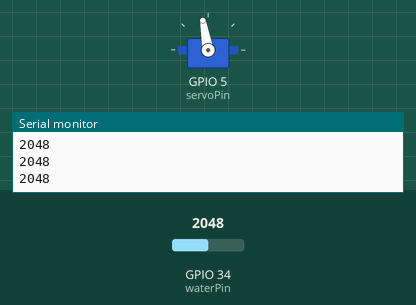
Simulated run of this sketch. Board: ESP32. On the bench: servo, the last lines printed to the serial monitor. The test bench sets the inputs (shaded band); at power-on: GPIO 34 (waterPin) = 2048.

Above: at 1.4 s.
1.5 s: GPIO 34 (waterPin) set to 3267
3.0 s: GPIO 34 (waterPin) set to 3340
At 4.2 s:
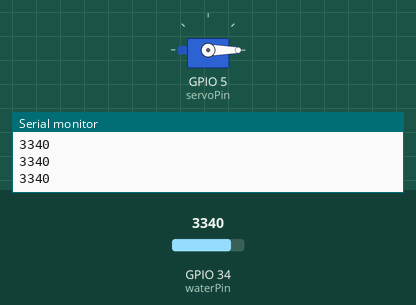
4.5 s: GPIO 34 (waterPin) set to 3260
At 5.6 s:
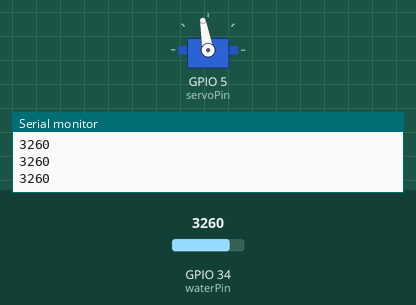
6.1 s: GPIO 34 (waterPin) set to 3603
At 6.8 s:
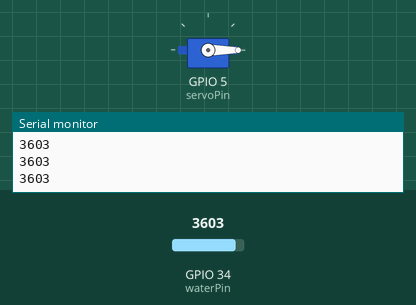
Timing chart, 0 to 8.7 s (numbered marks = the images above; inputs shaded):
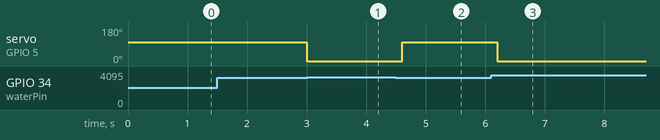

Measured:
- the behaviour switches between 3300 and 3301 on GPIO 34 (waterPin) (found by bisection; images 0 and 1)
- after the input at 3.0 s, servo on GPIO 5 (servoPin): 100° → 0° at once
- after the input at 4.5 s, servo on GPIO 5 (servoPin): 0° → 100° after 0.10 s
- after the input at 6.1 s, servo on GPIO 5 (servoPin): 100° → 0° after 0.11 s

The sketch:

Project_6.2_Auto_window.ino
```cpp
/*
  Keyes
  Auto_window
  www.keyes-robot.com
*/

#include <ESP32_Servo.h>
Servo myservo;
#define servoPin 5
#define waterPin 34


void setup() {
  Serial.begin(9600);
  pinMode(waterPin, INPUT);
  myservo.attach(servoPin, 500, 2500);
  myservo.write(100);
  delay(200);
}

void loop() {
  int water_val = analogRead(waterPin);
  Serial.println(water_val);
  if(water_val > 3300) {
    myservo.write(0);
    delay(200);
  }
  else {
    myservo.write(100);
    delay(200);
  }
}
```
